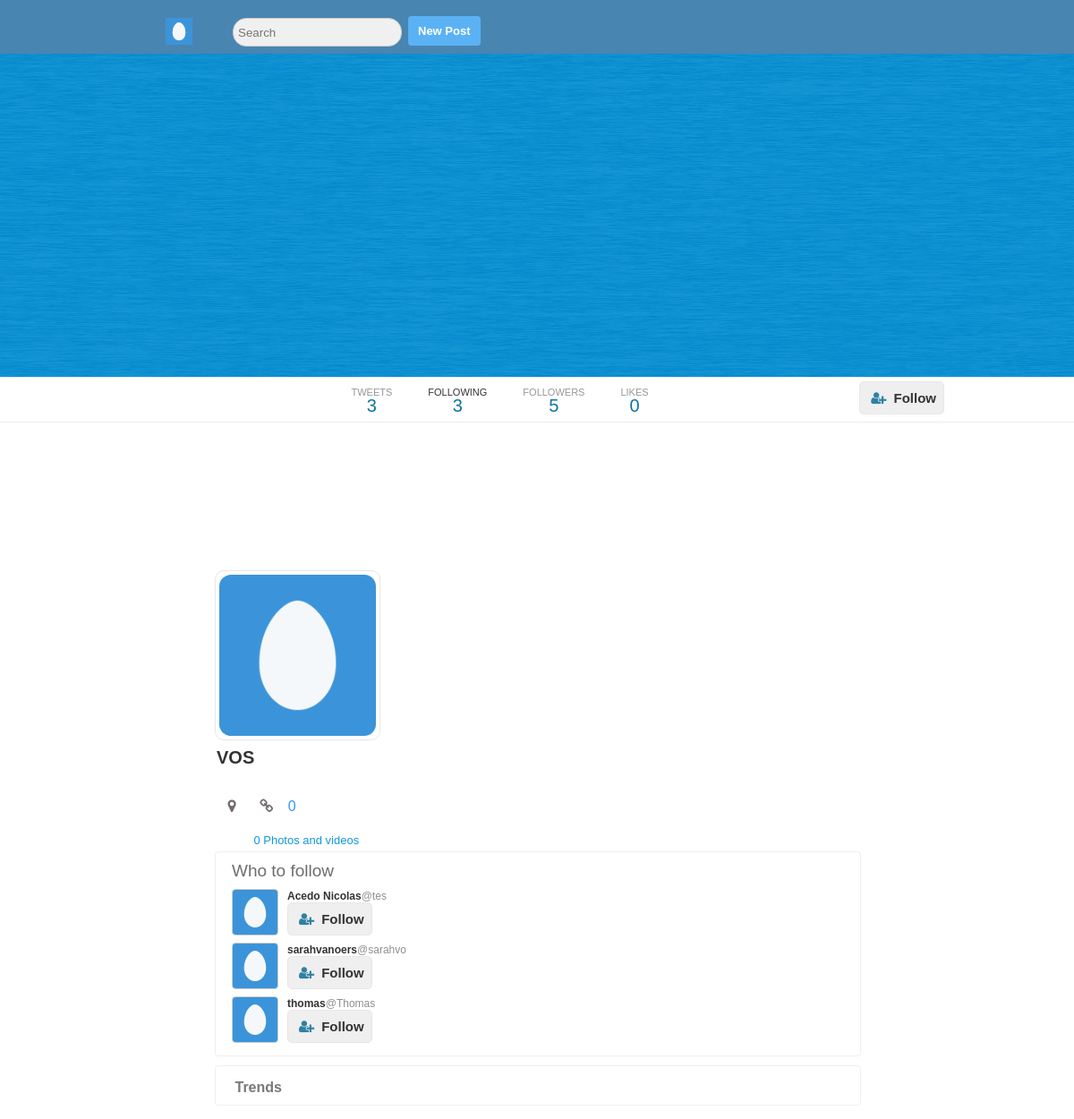
Page /following.php?username=SarahvanO (signed in) on the committed database.
### tables this page shows
CREATE TABLE `users` (
  `user_id` int(11) NOT NULL,
  `username` varchar(255) NOT NULL,
  `full name` varchar(255) NOT NULL,
  `email` varchar(255) NOT NULL,
  `password` varchar(255) NOT NULL,
  `screenName` varchar(255) NOT NULL,
  `profileImage` varchar(255) NOT NULL,
  `profileCover` varchar(255) NOT NULL,
  `following` int(11) NOT NULL,
  `followers` int(11) NOT NULL,
  `bio` varchar(255) NOT NULL,
  `country` varchar(255) NOT NULL,
  `website` int(140) NOT NULL
);

### core/init.php (called while the page is built, shortened)
<?php
	include_once('database/connection.php');
    include_once('classes/user.php');
    include_once('classes/tweet.php');
	include_once('classes/follow.php');
      global $pdo;
  	$getFromU = new User($pdo);
    $getFromF = new Follow($pdo);

### core/classes/user.php (called while the page is built, shortened)
<?php
  class User {
    protected $pdo;
 	public function __construct($pdo) {
      $this->pdo = $pdo;
	}
    public function checkInput($data) {
      $data = htmlspecialchars($data);
      $data = trim($data);
      $data = stripcslashes($data);
      return $data;
	}
    public function userData($user_id) {
      $stmt = $this->pdo->prepare('SELECT * FROM `users` WHERE `user_id` = :user_id');
      $stmt->bindParam(':user_id', $user_id, PDO::PARAM_INT);
      $stmt->execute();
      return $stmt->fetch(PDO::FETCH_OBJ);
	}
	public function loggedIn() {
		return (isset($_SESSION['user_id'])) ? true : false;
	}
	public function userIdbyUsername($username) {
      $stmt = $this->pdo->prepare("SELECT `user_id` FROM `users` WHERE (`username` = :username)");
      $stmt->bindParam("username", $username, PDO::PARAM_STR);
      $stmt->execute();
      $user = $stmt->fetch(PDO::FETCH_OBJ);
	  return $user->user_id;
	}
}
?>

### following.php (the view, shortened to what this page needs)
<?php
 	if(isset($_GET['username']) === true && empty($_GET['username']) === false){
		include 'core/init.php';
		$username    = $getFromU->checkInput($_GET['username']);
		$profileId   = $getFromU->userIdByUsername($username);
		$profileData = $getFromU->userData($profileId);
		$user_id 	 = $_SESSION['user_id'];
		$user 		 = $getFromU->userData($user_id);
	}else{
		header('Location: index.php');
	}
?>
<!doctype html>
<html>
	<head>
		<link rel="stylesheet" href="https://cdnjs.cloudflare.com/ajax/libs/font-awesome/4.6.3/css/font-awesome.css"/>
		<link rel="stylesheet" href="assets/css/style-complete.css"/>
   </head>
<body>
<div class="wrapper">
<div class="header-wrapper">
	<div class="nav-container">
    	<div class="nav">
		<div class="nav-right">
        <ul>
		  <li class="hover"><label class="drop-label" for="drop-wrap1"><img src="<?php echo $user->profileImage; ?>"/></label>
		  </li>
		  <li>
            <input type="text" placeholder="Search" class= "search"/>
		  </li>
		  <li>
		    <label class="addTweetBtn">New Post</label></li>
		</ul>
		</div>
	</div>
	</div>
 </div>
<div class="profile-cover-wrap">
<div class="profile-cover-inner">
	<div class="profile-cover-img">
		<img src="<?php echo $profileData->profileCover;?>"/>
	</div>
</div>
<div class="profile-nav">
 <div class="profile-navigation">
	<ul>
		<li>
		<div class="n-head">
			TWEETS
		</div>
		<div class="n-bottom">
		</div>
		</li>
		<li>
			<a href="<?php echo $profileData->username;?>/following">
				<div class="n-head">
					<a href="<?php echo $profileData->username;?>/following">FOLLOWING</a>
				</div>
				<div class="n-bottom">
					<span class="count-following"><?php echo $profileData->following;?></span>
				</div>
			</a>
		</li>
		<li>
		 <a href="<?php echo $profileData->username;?>/followers">
				<div class="n-head">
					FOLLOWERS
				</div>
				<div class="n-bottom">
					<span class="count-followers"><?php echo $profileData->followers;?></span>
				</div>
			</a>
		</li>
		<li>
			<a href="#">
				<div class="n-head">
					LIKES
				</div>
				<div class="n-bottom">
				</div>
			</a>
		</li>
	</ul>
	<div class="edit-button">
		<span>
			<?php echo $getFromF->followBtn($profileId, $user_id, $profileData->user_id);?>
 		</span>
	</div>
    </div>
</div>
</div>
<div class="in-wrapper">
 <div class="in-full-wrap">
   <div class="in-left">
     <div class="in-left-wrap">
	<div class="profile-info-wrap">
	 <div class="profile-info-inner">
		<div class="profile-img">
			<img src="<?php echo $profileData->profileImage;?>"/>
		</div>
		<div class="profile-name-wrap">
			<div class="profile-name">
				<a href="<?php echo $profileData->username;?>"><?php echo $profileData->screenName;?></a>
			</div>
			<div class="profile-tname">
				@<span class="username"><?php echo $profileData->username;?></span>
			</div>
		</div>
<div class="profile-extra-info">
	<div class="profile-extra-inner">
		<ul>
			<li>
				<div class="profile-ex-location-i">
					<i class="fa fa-map-marker" aria-hidden="true"></i>
				</div>
			</li>
			<li>
				<div class="profile-ex-location-i">
					<i class="fa fa-link" aria-hidden="true"></i>
				</div>
				<div class="profile-ex-location">
					<a href="#"><?php echo $profileData->website;?></a>
				</div>
			</li>
		</ul>
	</div>
</div>
<div class="profile-extra-footer">
	<div class="profile-extra-footer-head">
		<div class="profile-extra-info">
			<ul>
				<li>
					<div class="profile-ex-location-i">
						<i class="fa fa-camera" aria-hidden="true"></i>
					</div>
					<div class="profile-ex-location">
						<a href="#">0 Photos and videos </a>
					</div>
				</li>
			</ul>
		</div>
	</div>
	<?php $getFromF->whoToFollow($user_id,$user_id);?>
</div>
	 </div>
	</div>
	</div>
  </div>
	</div>
</div>
</div>
</body>
</html>

### core/classes/follow.php (shortened to what this page needs)
<?php
class Follow extends User {
	public function __construct($pdo) {
		$this->pdo = $pdo;
	}
	public function checkFollow($followerID, $user_id) {
		$stmt = $this->pdo->prepare("SELECT * FROM `follow` WHERE `sender` = :user_id  AND `receiver` = :followerID");
		$stmt->bindParam(":user_id", $user_id, PDO::PARAM_INT);
		$stmt->bindParam(":followerID", $followerID, PDO::PARAM_INT);
		$stmt->execute();
		return $stmt->fetch(PDO::FETCH_ASSOC);
	}
	public function followBtn($profileID, $user_id, $followID) {
		$data = $this->checkFollow($profileID, $user_id);
		if($this->loggedIn()===true) {
			if($profileID != $user_id) {
				if($data['receiver'] == $profileID) {
					return "<button class='f-btn following-btn follow-btn' data-follow='".$profileID."' data-profile='".$followID."'>Following</button>";
		}
				else {
					return "<button class='f-btn follow-btn' data-follow='".$profileID."' data-profile='".$followID."'><i class='fa fa-user-plus'></i>Follow</button>";
				}
			}
		else {
			return "<button class='f-btn' onclick=location.href='profileEdit.php'>Edit Profile</button>";
		}
		}
		else {
			return "<button class='f-btn' onclick=location.href='index.php'><i class='fa fa-user-plus'></i>Follow</button>";
		}
	}
	public function whoToFollow($user_id, $profileID) {
			$stmt = $this->pdo->prepare("SELECT * FROM `users` WHERE `user_id` != :user_id AND `user_id` NOT IN (SELECT `receiver` FROM `follow` WHERE `sender` = :user_id) ORDER BY rand() LIMIT 3");
			$stmt->execute(array("user_id" => $user_id));
			$users = $stmt->fetchAll(PDO::FETCH_OBJ);
			echo '<div class="follow-wrap"><div class="follow-inner"><div class="follow-title"><h3>Who to follow</h3></div>';
			foreach ($users as $user) {
				echo '<div class="follow-body">
					<div class="follow-img">
						<img src="'.$user->profileImage.'"/>
						</div>
					<div class="follow-content">
						<div class="fo-co-head">
							<a href="'.$user->username.'">'.$user->screenName.'</a><span>@'.$user->username.'</span>
						</div>
						'.$this->followBtn($user->user_id, $user_id, $profileID).'
					</div>
				</div>';
			}
			echo '</div></div>';
		}
}
?>

### rows in the picture
users: profileImage (placeholder picture)
users: profileCover (placeholder picture), following "3", followers "5", profileImage (placeholder picture), screenName "VOS", website "0"
users: profileImage (placeholder picture), screenName "Acedo Nicolas", username "tes"
users: profileImage (placeholder picture), screenName "sarahvanoers", username "sarahvo"
users: profileImage (placeholder picture), screenName "thomas", username "Thomas"

### other values in the picture
$count->totalTweets "3"
$count->totalLikes "0"
